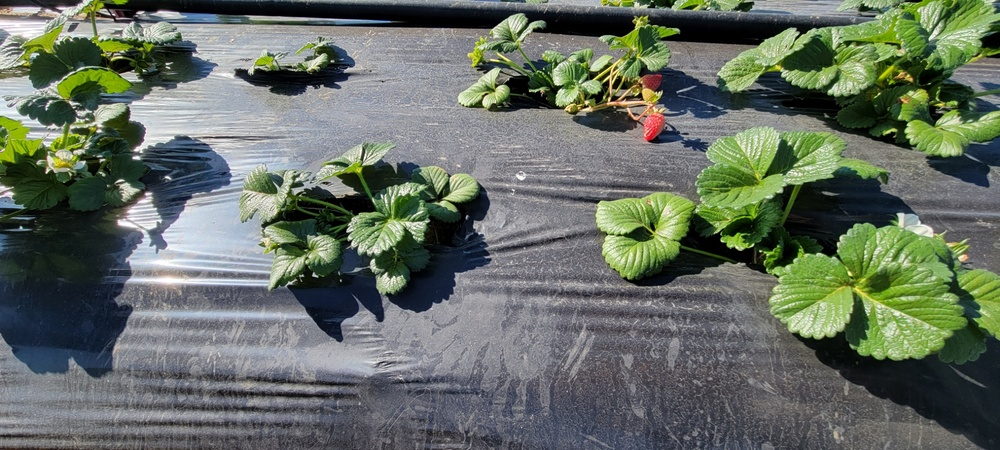
#> input picture Strawberry Test.jpg, 1000 x 450 px, shrunk from 1988 x 895 before the run, given in place of the camera
$ python Strab_Test_Pi.py
#> lines starting #> are read from the running program, lines starting #| are printed output that depends on the picture; after the words box and inside, x2 and y2 are one past the last pixel; in counts of white or black regions, pixels touching at a corner belong together
import cv2
import numpy as np

#Define Parameters
DEBUG = 1
FIRST = 1
MAX_OBJ = 100

#Open Camera Module
cam = cv2.VideoCapture(0)
print("Starting Video Capture")

#Loop Image Capture
while True:
    # Read in Image
    ret, im = cam.read()
#> im is the input picture: shape (450, 1000, 3); mean B, G, R 98.8, 110.1, 101.3
    if DEBUG & FIRST:
        print("Read in first Image")
        FIRST = 0

    # Convert to Grayscale
    gray = cv2.cvtColor(im, cv2.COLOR_BGR2GRAY)
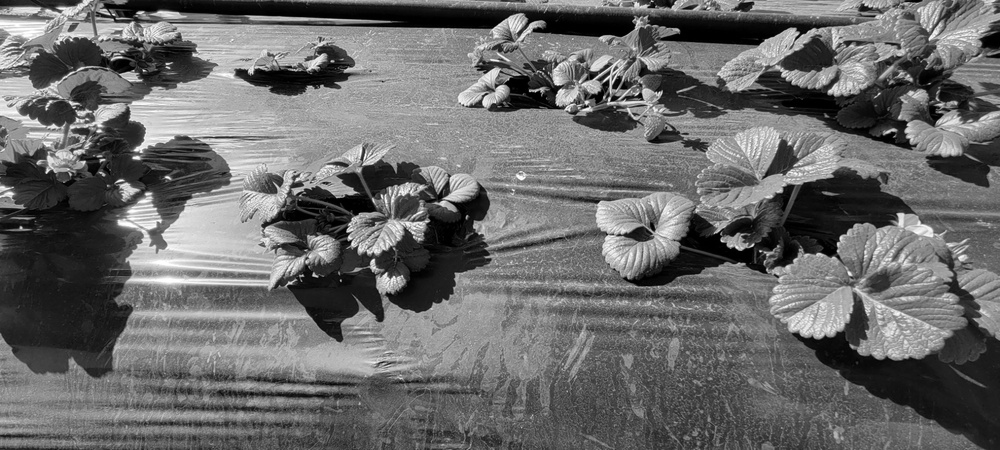
#> gray: shape (450, 1000); min 0, max 255, mean 106.2

    # Threshold the image for strawbs
    im_Red = (im[:, :, 2] > (2.0 * np.maximum(im[:, :, 0], im[:, :, 1]))) * 1.0
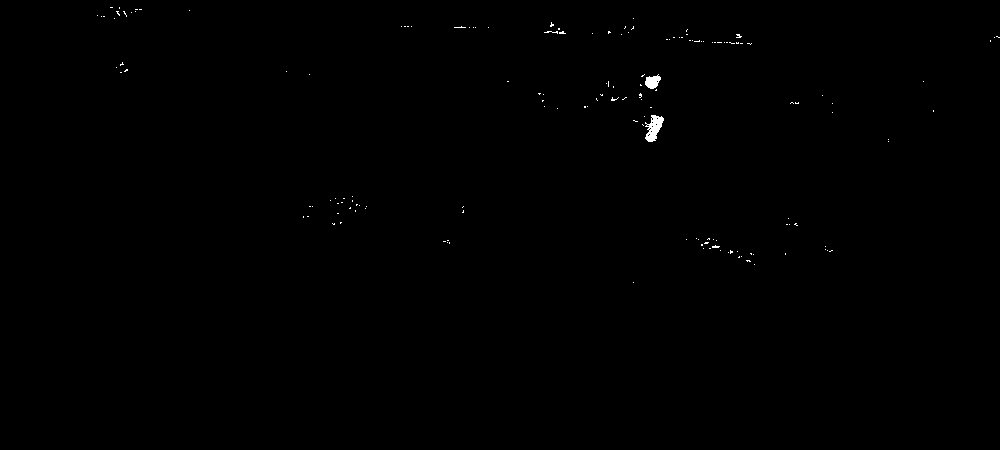
#> im_Red: shape (450, 1000) float64; values 0 (black) and 1 (white), 0.2% white; 156 white regions (154 under 20 px), largest, box (x1, y1, x2, y2) and area: (645, 115, 664, 142) 294, (645, 74, 661, 89) 156

    # Closing to remove noise
    iter = 3
    kern = cv2.getStructuringElement(cv2.MORPH_RECT, [2, 2])
    im_Red = cv2.dilate(im_Red, kern, iterations=iter)
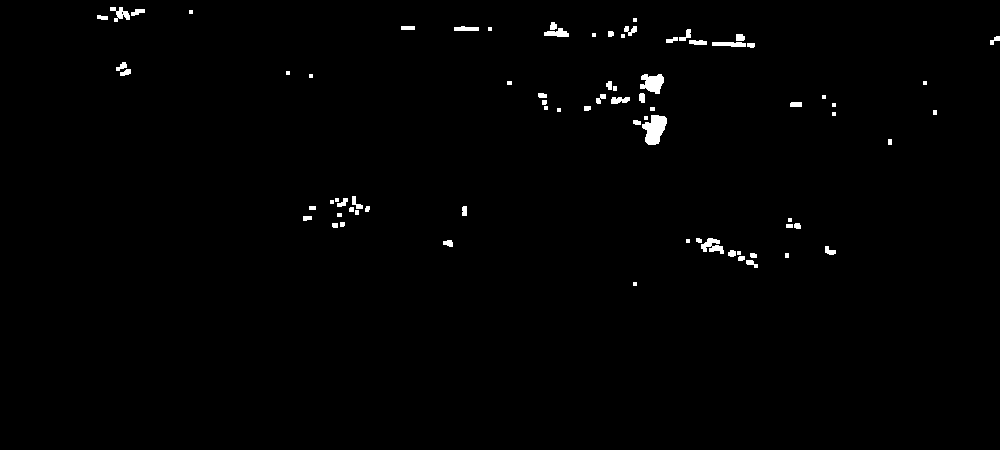
#> im_Red: shape (450, 1000) float64; values 0 (black) and 1 (white), 0.89% white; 76 white regions (20 under 20 px), largest, box (x1, y1, x2, y2) and area: (642, 115, 667, 145) 496, (640, 74, 664, 94) 333, (701, 238, 724, 254) 209
    im_Red = cv2.erode(im_Red, kern, iterations=iter)
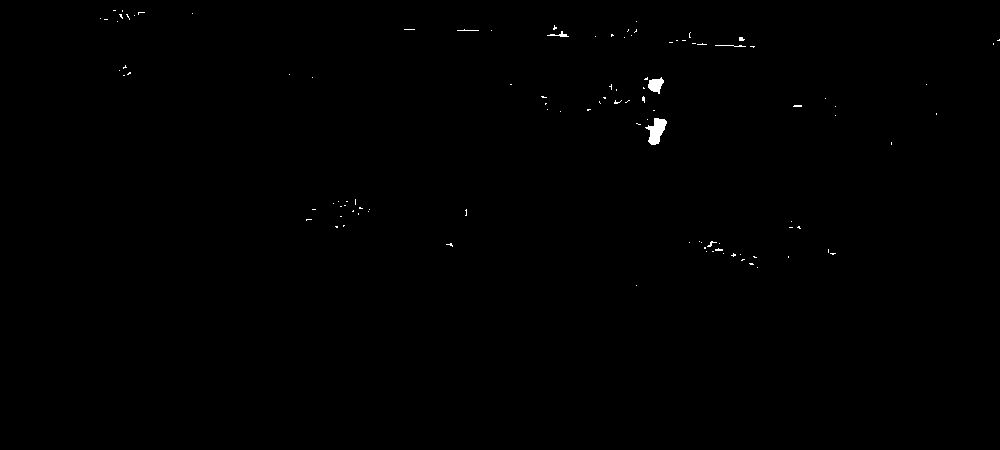
#> im_Red: shape (450, 1000) float64; values 0 (black) and 1 (white), 0.24% white; 107 white regions (101 under 20 px), largest, box (x1, y1, x2, y2) and area: (645, 118, 667, 145) 331, (648, 77, 664, 94) 169, (547, 31, 569, 37) 48, (715, 45, 746, 47) 34, (457, 29, 479, 31) 23, (707, 241, 717, 247) 21
    im_Red = cv2.erode(im_Red, kern, iterations=iter)
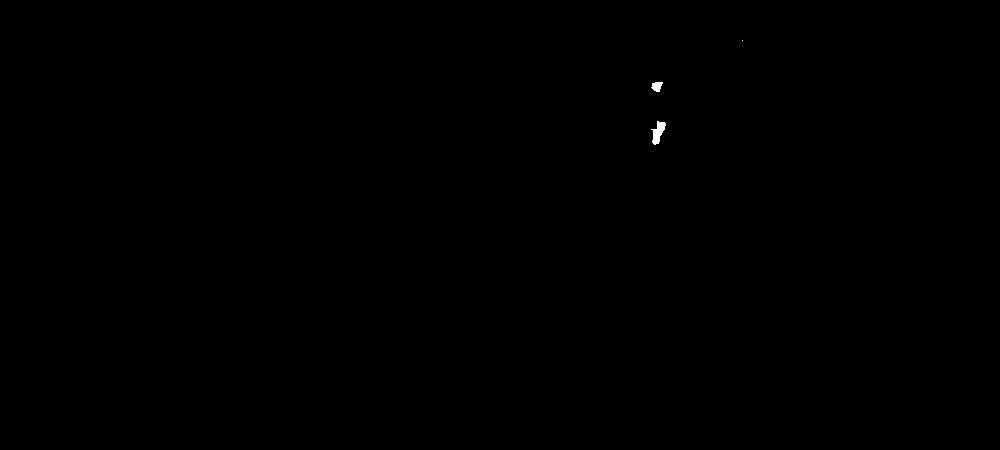
#> im_Red: shape (450, 1000) float64; values 0 (black) and 1 (white), 0.06% white; 3 white regions (1 under 20 px), largest, box (x1, y1, x2, y2) and area: (651, 121, 666, 145) 191, (651, 82, 663, 92) 84
    im_OC = cv2.dilate(im_Red, kern, iterations=iter)
#> im_OC: shape (450, 1000) float64; values 0 (black) and 1 (white), 0.11% white; 3 white regions (1 under 20 px), largest, box (x1, y1, x2, y2) and area: (651, 121, 669, 148) 320, (651, 82, 666, 95) 159

    # Image Segmentation
    im_OC = np.uint8(im_OC * 255)
    ret, markers = cv2.connectedComponents(im_OC)
#> markers: shape (450, 1000) int32; 4 distinct labels, from 0 to 3
#> ret = 4

    # Mask Individual Segments
    i = 1
    label = 1
    im_seg = [None] * MAX_OBJ
    while (1):
        seg = (markers == label) * 255.0
        if sum(sum(seg)) == 0:
            break
        elif sum(sum(seg)) > 100 * 255:
            im_seg[i - 1] = np.uint8(seg)
            i = i + 1
        label = label + 1
#> seg: shape (450, 1000) float64; every value is 0
#> after the loop, i = 3; im_seg = 100 items; label = 4
    i = i - 2
#> i = 1

    # Show Results
    while (i >= 0):
        x,y,w,h = cv2.boundingRect(im_seg[i])
        cv2.rectangle(im, (x,y), (x+w,y+h),(0,255,0),2)
        i = i - 1
#> this loop made 2 passes
#> (x, y, w, h, i) on passes 1 to 2: (651, 121, 18, 27, 0), (651, 82, 15, 13, -1)
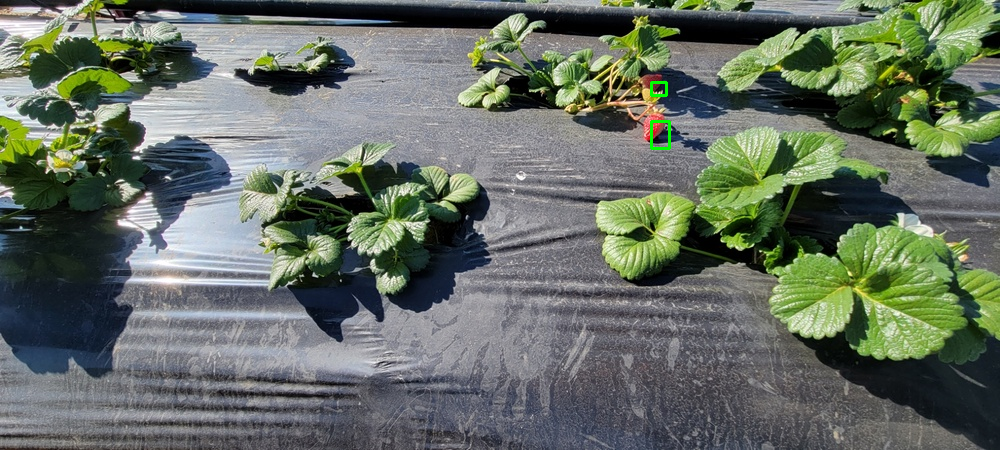
#> im: shape (450, 1000, 3); 0.1% of pixels changed, all inside (x1, y1, x2, y2) = (650, 81, 671, 150)
#> after the loop, i = -1
    cv2.imshow('Detecting', im)

    key = cv2.waitKey(1)
#> (key Esc is pressed here)
    if key != -1:
        if DEBUG:
            print("Exiting Loop")
        break

cv2.imwrite('/home/pi/testimage.jpg', im)
cam.release()
cv2.destroyAllWindows()
